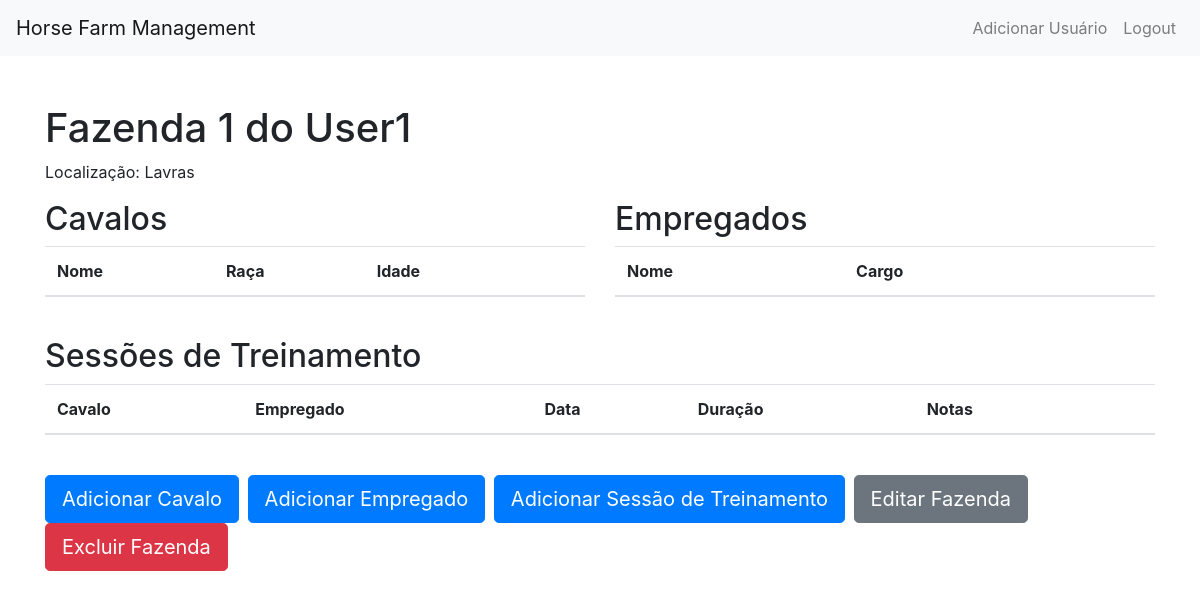
The app's page /farm/2/ (signed in), older data.
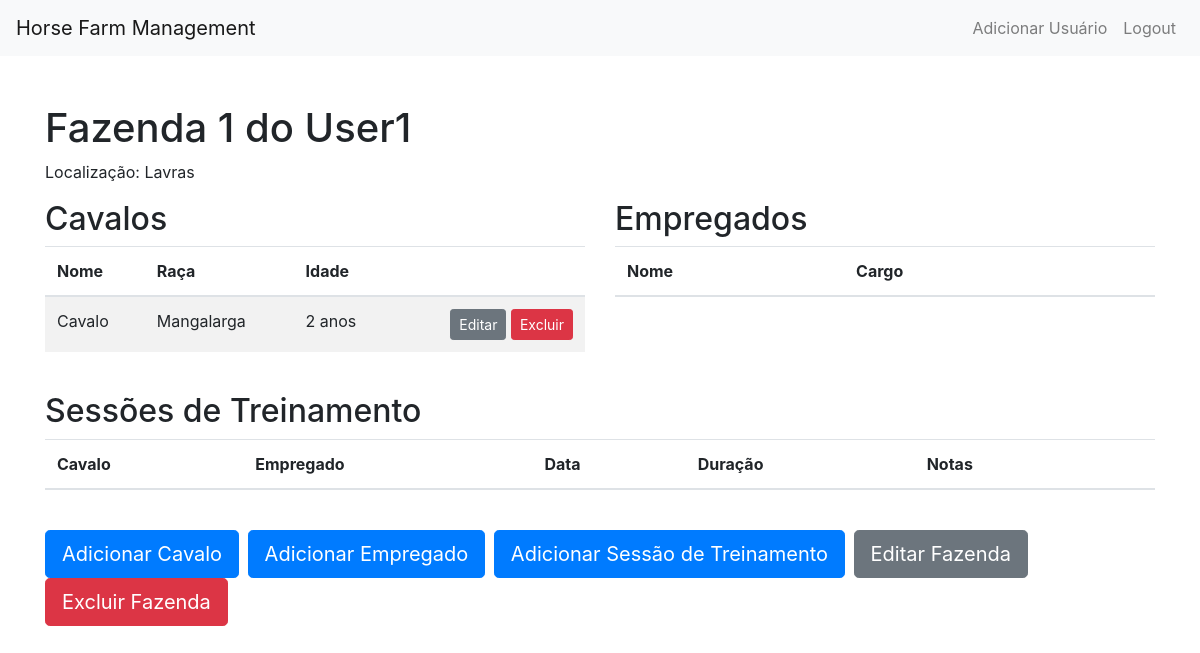
The same page, newer data.
### farm/models.py (models this page shows, shortened)
class Horse(models.Model):
    name = models.CharField(max_length=100)
    breed = models.CharField(max_length=100)
    age = models.IntegerField()
    farm = models.ForeignKey(Farm, on_delete=models.CASCADE, default=None, blank=True, null=True)
    employees = models.ManyToManyField('Employee', through='TrainingSession')

### farm/views.py (the view)
# urls.py: path('farm/<int:farm_id>/', views.farm_detail, name='farm_detail'),
@login_required
def farm_detail(request, farm_id):
    farm = get_object_or_404(Farm, id=farm_id)
    if not request.user.is_superuser and farm.owner != request.user:
        return redirect('home')
    farm.horses = Horse.objects.filter(farm=farm)  # Obtém os cavalos associados à fazenda
    farm.employees = Employee.objects.filter(farm=farm)  # Obtém os funcionários associados à fazenda
    farm.trainingsession_set = TrainingSession.objects.filter(horse__farm=farm, employee__farm=farm)
    return render(request, 'farm_detail.html', {'farm': farm})

### farm/templates/farm_detail.html (shortened to what this page needs)
{% extends 'base.html' %}
{% block content %}
<h1>{{ farm.name }}</h1>
<p>Localização: {{ farm.location }}</p>
<div class="row">
    <div class="col-md-6">
        <h2>Cavalos</h2>
        <div class="table-responsive" style="max-height: 300px; overflow-y: auto;">
            <table class="table table-striped">
                <thead>
                    <tr>
                        <th scope="col">Nome</th>
                        <th scope="col">Raça</th>
                        <th scope="col">Idade</th>
                        <th scope="col"></th>
                    </tr>
                </thead>
                <tbody>
                {% for horse in farm.horses.all %}
                    <tr>
                        <td scope="row">{{ horse.name }}</td>
                        <td>{{ horse.breed }}</td>
                        <td>{{ horse.age }} anos</td>
                        <td class="text-right">
                            <a class="btn btn-secondary btn-sm" href="{% url 'edit_horse' farm.id horse.id %}">Editar</a>
                            <form method="post" action="{% url 'delete_horse' farm.id horse.id %}" style="display:inline;">
                                <button type="submit" class="btn btn-danger btn-sm">Excluir</button>
                            </form>
                        </td>
                    </tr>
                {% endfor %}
                </tbody>
            </table>
        </div>
    </div>
    <div class="col-md-6">
        <h2>Empregados</h2>
        <div class="table-responsive" style="max-height: 300px; overflow-y: auto;">
            <table class="table table-striped">
                <thead>
                    <tr>
                        <th scope="col">Nome</th>
                        <th scope="col">Cargo</th>
                        <th scope="col"></th>
                    </tr>
                </thead>
            </table>
        </div>
    </div>
</div>
<div class="row mt-4">
    <div class="col-md-12">
        <h2>Sessões de Treinamento</h2>
        <div class="table-responsive" style="max-height: 300px; overflow-y: auto;">
            <table class="table table-striped">
                <thead>
                    <tr>
                        <th scope="col">Cavalo</th>
                        <th scope="col">Empregado</th>
                        <th scope="col">Data</th>
                        <th scope="col">Duração</th>
                        <th scope="col">Notas</th>
                        <th scope="col"></th>
                    </tr>
                </thead>
            </table>
        </div>
    </div>
</div>
<div class="mt-4">
    <a class="btn btn-primary btn-lg mr-1" href="{% url 'add_horse' farm.id %}" role="button">Adicionar Cavalo</a>
    <a class="btn btn-primary btn-lg mr-1" href="{% url 'add_employee' farm.id %}" role="button">Adicionar Empregado</a>
    <a class="btn btn-primary btn-lg mr-1" href="{% url 'add_trainingsession' farm.id %}" role="button">Adicionar Sessão de Treinamento</a>
    <a class="btn btn-secondary btn-lg mr-1" href="{% url 'edit_farm' farm.id %}" role="button">Editar Fazenda</a>
    <form method="post" action="{% url 'delete_farm' farm.id %}" style="display:inline;">
        <button type="submit" class="btn btn-danger btn-lg">Excluir Fazenda</button>
    </form>
</div>
{% endblock %}

Row changes from the older to the newer data that the page shows:
now on this page (row edited): Horse: name "Cavalo", breed "Mangalarga", age "2"
